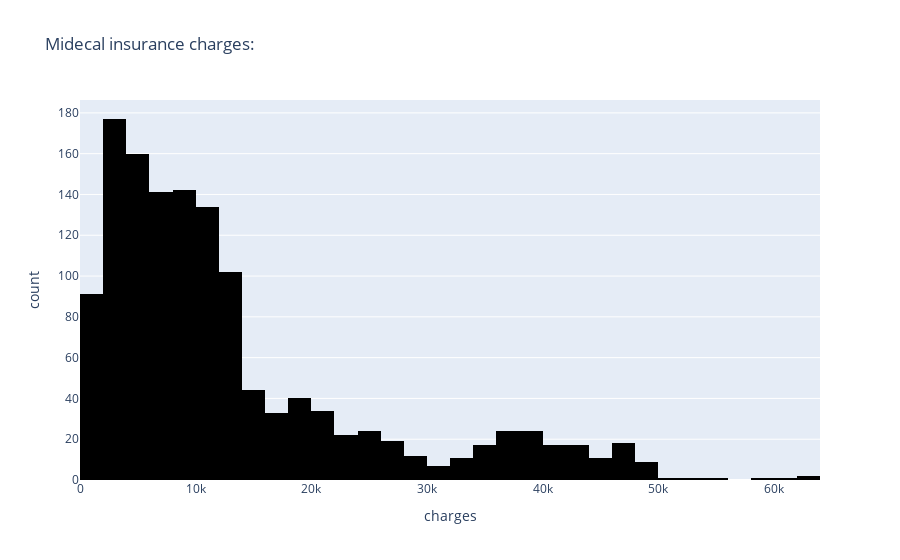

The cell this chart's notebook holds for it:
### Markdown cell above
### Data Analysis

### Code cell
fig=px.histogram(df,x="charges",title="Midecal insurance charges:",color_discrete_sequence=['black']).show()

### Figure 1 — Plotly figure (JSON) as saved in the notebook; plotly's stock layout.template omitted (floating-point values rounded to 4 significant figures; data arrays with more than 128 entries replaced by an {"elided": "..."} marker saying what was removed)
{"data": [{"alignmentgroup": "True", "bingroup": "x", "hovertemplate": "charges=%{x}<br>count=%{y}<extra></extra>", "legendgroup": "", "marker": {"color": "black", "pattern": {"shape": ""}}, "name": "", "offsetgroup": "", "orientation": "v", "showlegend": false, "type": "histogram", "x": {"elided": "1337 float values"}, "xaxis": "x", "yaxis": "y"}], "layout": {"barmode": "relative", "legend": {"tracegroupgap": 0}, "title": {"text": "Midecal insurance charges:"}, "xaxis": {"anchor": "y", "domain": [0, 1], "title": {"text": "charges"}}, "yaxis": {"anchor": "x", "domain": [0, 1], "title": {"text": "count"}}}}
